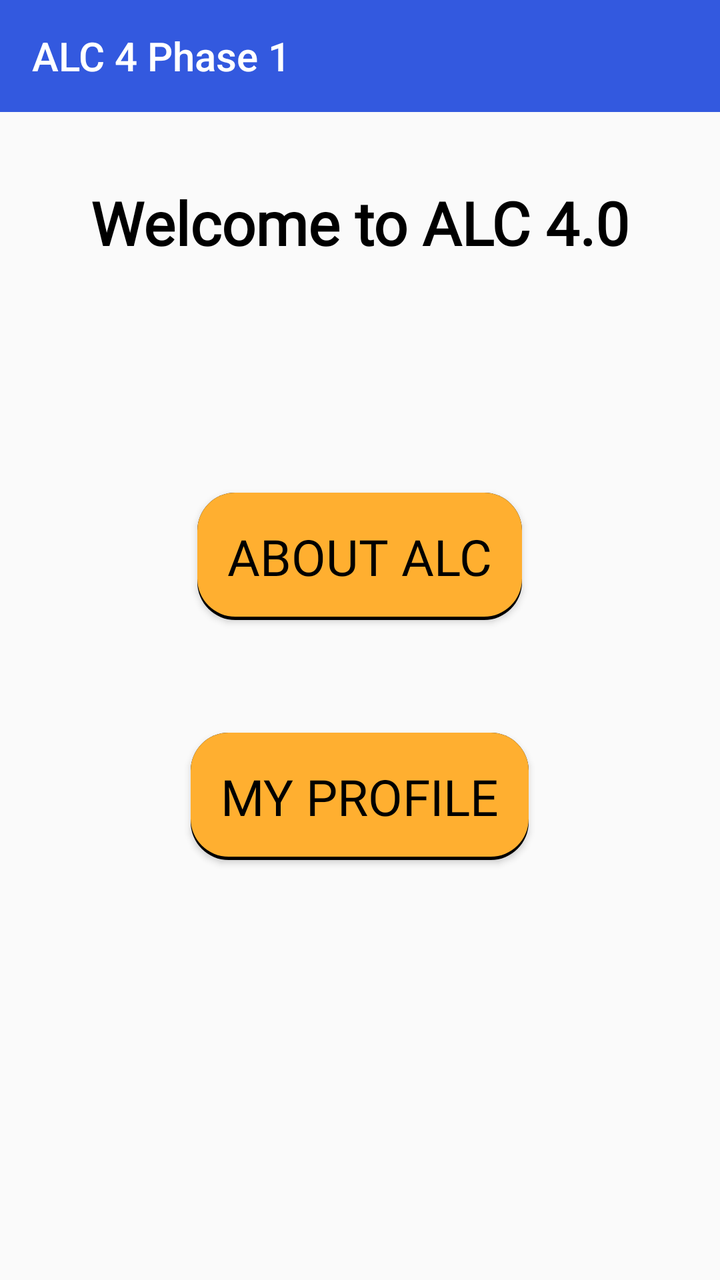
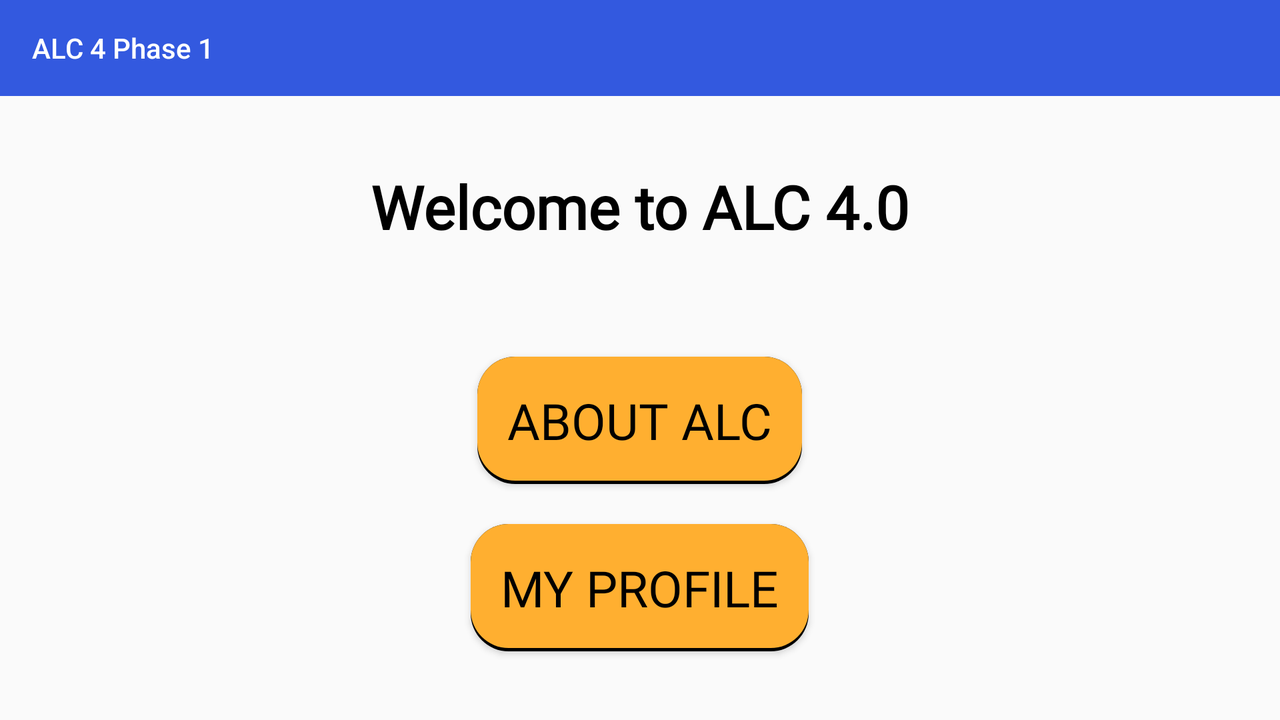

Two renders of one Android screen. The first uses the default layout on a phone; the second uses the alternative layout the repository ships for a different screen configuration, on a matching device. The two XML files are below.
<!-- AndroidManifest.xml: application theme AppTheme -->
<!-- res/layout/activity_main.xml -->
<?xml version="1.0" encoding="utf-8"?>
<RelativeLayout xmlns:android="http://schemas.android.com/apk/res/android"
    xmlns:app="http://schemas.android.com/apk/res-auto"
    xmlns:tools="http://schemas.android.com/tools"
    android:layout_width="match_parent"
    android:layout_height="match_parent"
    android:orientation="vertical"
    tools:context=".MainActivity">

    <android.support.v7.widget.Toolbar
        android:id="@+id/toolbar"
        android:layout_width="match_parent"
        android:layout_height="wrap_content"
        android:background="@color/andelaColor"
        app:title="@string/title_toolbar_main"
        app:titleTextColor="@android:color/white">

    </android.support.v7.widget.Toolbar>

    <RelativeLayout
        android:id="@+id/layout"
        android:layout_width="match_parent"
        android:layout_height="wrap_content"
        android:layout_below="@+id/toolbar">

        <TextView
            android:id="@+id/welcome"
            android:layout_width="wrap_content"
            android:layout_height="wrap_content"
            android:layout_centerInParent="true"
            android:layout_centerHorizontal="true"
            android:layout_centerVertical="true"
            android:layout_marginTop="70dp"
            android:text="@string/textview_welcome"
            android:textColor="@android:color/black"
            android:textSize="30sp"
            android:textStyle="bold" />

    </RelativeLayout>

    <Button
        android:id="@+id/about"
        android:layout_width="wrap_content"
        android:layout_height="wrap_content"
        android:layout_below="@+id/layout"
        android:layout_centerInParent="true"
        android:layout_marginTop="80dp"
        android:background="@drawable/shadow"
        android:padding="15dp"
        android:text="@string/btn_about"
        android:textColor="@android:color/black"
        android:textSize="25sp" />

    <Button
        android:id="@+id/profile"
        android:layout_width="wrap_content"
        android:layout_height="wrap_content"
        android:layout_below="@+id/layout"
        android:layout_centerInParent="true"
        android:layout_marginTop="200dp"
        android:background="@drawable/shadow"
        android:padding="15dp"
        android:text="@string/btn_profile"
        android:textColor="@android:color/black"
        android:textSize="25sp" />


</RelativeLayout>
<!-- resources referenced by this layout -->
<resources>
  <color name="andelaColor">#3359DF</color>
  <!-- drawable shadow: vector/xml drawable (drawable, 2082 chars, omitted) -->
  <string name="btn_about">ABOUT ALC</string>
  <string name="btn_profile">MY PROFILE</string>
  
      //About Activity layout
  <string name="textview_welcome">Welcome to ALC 4.0</string>
  <string name="title_toolbar_main">ALC 4 Phase 1</string>
  <style name="AppTheme" parent="Theme.AppCompat.Light.NoActionBar">
          
          <item name="colorPrimary">@color/andelaColor</item>
          <item name="colorPrimaryDark">@color/andelaColor</item>
          <item name="colorAccent">@color/colorAccent</item>
          <item name="android:fontFamily">@font/arkhip_font</item>
  
  </style>
  <color name="colorAccent">#D81B60</color>
</resources>
<!-- res/layout-land/activity_main.xml (the repository's variant of the layout above) -->
<!-- drawn on the phone turned sideways -->
<?xml version="1.0" encoding="utf-8"?>
<RelativeLayout xmlns:android="http://schemas.android.com/apk/res/android"
    xmlns:app="http://schemas.android.com/apk/res-auto"
    xmlns:tools="http://schemas.android.com/tools"
    android:layout_width="match_parent"
    android:layout_height="match_parent"
    android:orientation="vertical"
    tools:context=".MainActivity">

    <android.support.v7.widget.Toolbar
        android:id="@+id/toolbar"
        android:layout_width="match_parent"
        android:layout_height="wrap_content"
        android:background="@color/andelaColor"
        app:title="@string/title_toolbar_main"
        app:titleTextColor="@android:color/white">

    </android.support.v7.widget.Toolbar>

    <RelativeLayout
        android:id="@+id/layout"
        android:layout_width="match_parent"
        android:layout_height="wrap_content"
        android:layout_below="@+id/toolbar">

        <TextView
            android:id="@+id/welcome"
            android:layout_width="wrap_content"
            android:layout_height="wrap_content"
            android:layout_centerInParent="true"
            android:layout_centerHorizontal="true"
            android:layout_centerVertical="true"
            android:layout_marginTop="70dp"
            android:text="@string/textview_welcome"
            android:textColor="@android:color/black"
            android:textSize="30sp"
            android:textStyle="bold" />

    </RelativeLayout>

    <Button
        android:id="@+id/about"
        android:layout_width="wrap_content"
        android:layout_height="wrap_content"
        android:layout_below="@+id/layout"
        android:layout_centerInParent="true"
        android:layout_marginTop="20dp"
        android:background="@drawable/shadow"
        android:padding="15dp"
        android:text="@string/btn_about"
        android:textColor="@android:color/black"
        android:textSize="25sp" />

    <Button
        android:id="@+id/profile"
        android:layout_width="wrap_content"
        android:layout_height="wrap_content"
        android:layout_below="@+id/about"
        android:layout_centerInParent="true"
        android:layout_marginTop="20dp"
        android:background="@drawable/shadow"
        android:padding="15dp"
        android:text="@string/btn_profile"
        android:textColor="@android:color/black"
        android:textSize="25sp" />


</RelativeLayout>
